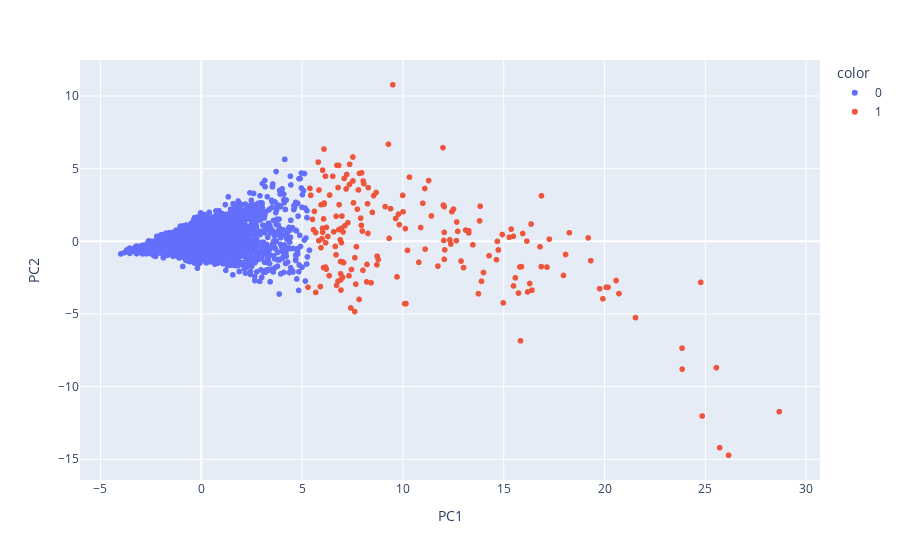

Write notebook code for a chart like this one.
### Code cell
# Plot the PCA
px.scatter(
    data_frame = voice_pca,
    x = "PC1",
    y = "PC2",
    color = final_model.named_steps["kmeans"].labels_.astype(str)
)

### Figure 1 — Plotly figure (JSON) as saved in the notebook; plotly's stock layout.template omitted (floating-point values rounded to 4 significant figures; data arrays with more than 128 entries replaced by an {"elided": "..."} marker saying what was removed)
{"data": [{"hovertemplate": "color=0<br>PC1=%{x}<br>PC2=%{y}<extra></extra>", "legendgroup": "0", "marker": {"color": "#636efa", "symbol": "circle"}, "mode": "markers", "name": "0", "showlegend": true, "type": "scattergl", "x": {"elided": "5685 float values"}, "xaxis": "x", "y": {"elided": "5685 float values"}, "yaxis": "y"}, {"hovertemplate": "color=1<br>PC1=%{x}<br>PC2=%{y}<extra></extra>", "legendgroup": "1", "marker": {"color": "#EF553B", "symbol": "circle"}, "mode": "markers", "name": "1", "showlegend": true, "type": "scattergl", "x": {"elided": "190 float values"}, "xaxis": "x", "y": {"elided": "190 float values"}, "yaxis": "y"}], "layout": {"legend": {"title": {"text": "color"}, "tracegroupgap": 0}, "margin": {"t": 60}, "xaxis": {"anchor": "y", "domain": [0, 1], "title": {"text": "PC1"}}, "yaxis": {"anchor": "x", "domain": [0, 1], "title": {"text": "PC2"}}}}
